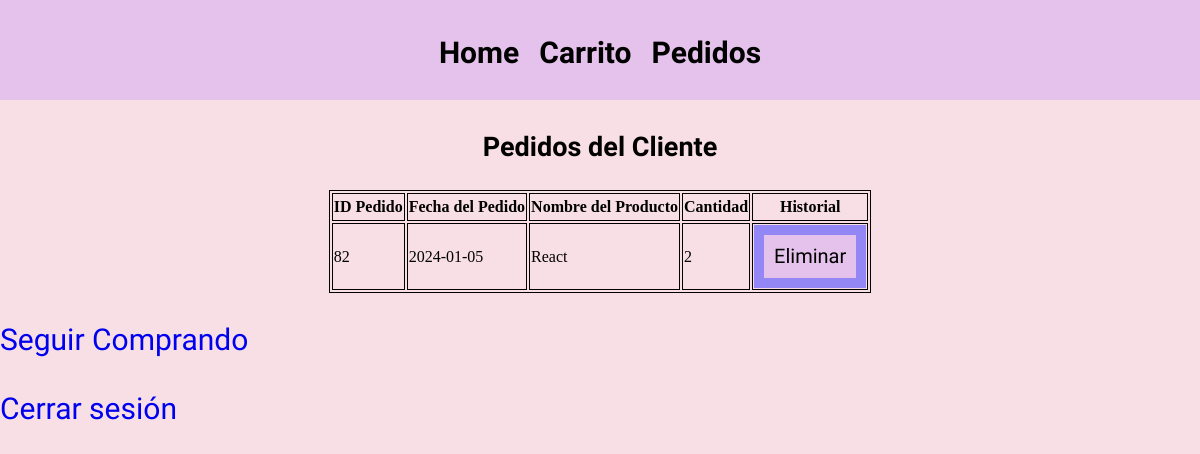
Screenshot of /pedidos.php (signed in) with the database file from the repository.
### tables this page shows
CREATE TABLE `pedidos` (
  `id_pedido` int(11) NOT NULL AUTO_INCREMENT,
  `fecha` date NOT NULL COMMENT 'fecha donde se realizo el pedido, de tipo date.',
  `id_cliente` int(11) NOT NULL COMMENT 'Fk de la tabla clientes , de tipo INT con indice Index.',
  `id_producto` int(11) NOT NULL COMMENT 'Fk de la tabla productos, de tipo INT con indice Index.',
  `cantidad_producto` int(11) NOT NULL,
  PRIMARY KEY (`id_pedido`),
  KEY `id_producto` (`id_producto`),
  KEY `id_pedido` (`id_cliente`,`id_producto`) USING BTREE,
  KEY `idx_pedido` (`id_pedido`),
  CONSTRAINT `pedidos_ibfk_1` FOREIGN KEY (`id_cliente`) REFERENCES `clientes` (`id_cliente`),
  CONSTRAINT `pedidos_ibfk_2` FOREIGN KEY (`id_producto`) REFERENCES `productos` (`id_producto`) ON DELETE NO ACTION ON UPDATE NO ACTION
);

CREATE TABLE `productos` (
  `id_producto` int(11) NOT NULL COMMENT 'PK de la tabla producto , de indice Primary',
  `nombre` varchar(45) NOT NULL COMMENT 'nombre del producto, de tipo Varchar.',
  `precio` double(10,2) NOT NULL COMMENT 'precio del producto, de tipo double para almacenar los valores reales en doble precisión.',
  `imagen` text NOT NULL COMMENT 'imagen del producto , de tipo text .',
  PRIMARY KEY (`id_producto`),
  UNIQUE KEY `codigo_producto_UNIQUE` (`id_producto`),
  UNIQUE KEY `codigo` (`id_producto`),
  UNIQUE KEY `codigo_2` (`id_producto`),
  KEY `idx_producto` (`id_producto`)
);

### classes/pedido.php (called while the page is built, shortened)
<?php
class Pedido
{
    public static function select($id_cliente)
    {
        try {
            $conexion = camisetasDB::connectDB();
            $sql = "SELECT p.id_pedido, p.fecha, pr.nombre, p.cantidad_producto as cantidad_producto
            FROM pedidos p
            JOIN productos pr ON p.id_producto = pr.id_producto
            WHERE p.id_cliente = ?
            ORDER BY p.fecha DESC";
            $stmt = $conexion->prepare($sql);
            $stmt->execute([$id_cliente]);
            return $stmt->fetchAll(PDO::FETCH_ASSOC);
        } catch (PDOException $e) {
            echo "Error de conexión: " . $e->getMessage();
            return false;
        }
    }
}

### pedidos.php (the view, shortened to what this page needs)
<?php
include_once 'classes/pedido.php';
$id_cliente = $_SESSION['id_cliente'];
$pedidos = Pedido::select($id_cliente);
?>
<!DOCTYPE html>
<html lang="es">
<head>
    <link rel="stylesheet" href="css/normalize.css">
    <link rel="stylesheet" type="text/css" href="css/estilos.css">
</head>
<body>
<div class="menu">
    <ul class="menu-content">
        <li><a href="home.php">Home</a></li>
        <li><a href="carrito.php">Carrito</a></li>
        <li><a href="pedidos.php">Pedidos</a></li>
    </ul>
</div>
<div class="contenedor">
    <div class="carrito-producto">
        <h2>Pedidos del Cliente</h2>
        <?php if (!empty($pedidos)) { ?>
            <table aria-describedby="tabla de pedidos">
                <tr>
                    <th>ID Pedido</th>
                    <th>Fecha del Pedido</th>
                    <th>Nombre del Producto</th>
                    <th>Cantidad</th>
                    <th>Historial</th>
                </tr>
                <?php foreach ($pedidos as $pedido): ?>
                    <tr>
                        <td><?php echo $pedido['id_pedido']; ?></td>
                        <td><?php echo $pedido['fecha']; ?></td>
                        <td><?php echo $pedido['nombre']; ?></td>
                        <td><?php echo $pedido['cantidad_producto']; ?></td>
                        <td>
                            <form action="<?php echo htmlspecialchars($_SERVER["PHP_SELF"]); ?>" method="post">
                                <input type="submit" name="eliminar_pedido" value="Eliminar" class="formulario_submit">
                            </form>
                        </td>
                    </tr>
                <?php endforeach; ?>
            </table>
        <?php } else { ?>
            <p>No hay pedidos para mostrar.</p>
        <?php } ?>
    </div>
    <br>
    <a href="home.php">Seguir Comprando</a>
    <br>
    <br>
    <a href="cerrar.php">Cerrar sesión</a>
</div>
</body>
</html>

### css/estilos.css (style rules this page uses)
:root { --primario: #f7dfe5; --primarioOscuro: #e5c2eb; --secundario: rgb(201, 201, 201); --secundarioOscuro: #9287f5; --blanco: #FFF; --negro: #000; --fuentePrincipal: 'Staatliches', cursive; }
html { box-sizing: border-box; font-size: 62.5%; }
*, *:before, *:after { box-sizing: inherit; }
body { background-color: var(--primario); font-size: 1.6rem; line-height: 1.5; }
a { text-decoration: none; font-size: 3rem; font-family: var(--fuentePrincipal); }
.contenedor { max-width: 120rem; margin: 0 auto; height: auto; }
h1, h2, h3 { text-align: center; color: var(--negro); font-family: var(--fuentePrincipal); }
h2 { font-size: 2.7rem; }
input { border: 1rem solid var(--primarioOscuro); background-color: transparent; color: var(--negro); font-family: var(--fuentePrincipal); font-size: 2rem; padding: 1rem; appearance: none; width: 50%; }
input.formulario_submit { border: 1rem solid var(--secundarioOscuro); background-color: var(--primarioOscuro); color: var(--negro); font-family: var(--fuentePrincipal); font-size: 2rem; width: auto; }
.menu { display: flex; height: 100px; background-color: var(--primarioOscuro); padding: 0; margin-bottom: 5px; margin-top: 0; width: 100%; }
ul.menu-content { width: 70%; margin: 20px auto 0; text-align: center; list-style: none; padding: 0; display: flex; justify-content: center; }
ul.menu-content li { margin: 10px; font-weight: bold; }
ul.menu-content li a { text-decoration: none; color: var(--negro); border-bottom: 2px solid transparent; }
.carrito-producto { max-width: 100%; display: grid; grid-template-columns: repeat(1, 1fr); place-items: center; margin: 0%; padding: 0%; }
table, td, th { border: 0.125rem solid var(--negro); }

### rows the page displays
pedidos: id_pedido "82", fecha "2024-01-05", id_producto.nombre "React", cantidad_producto "2"
